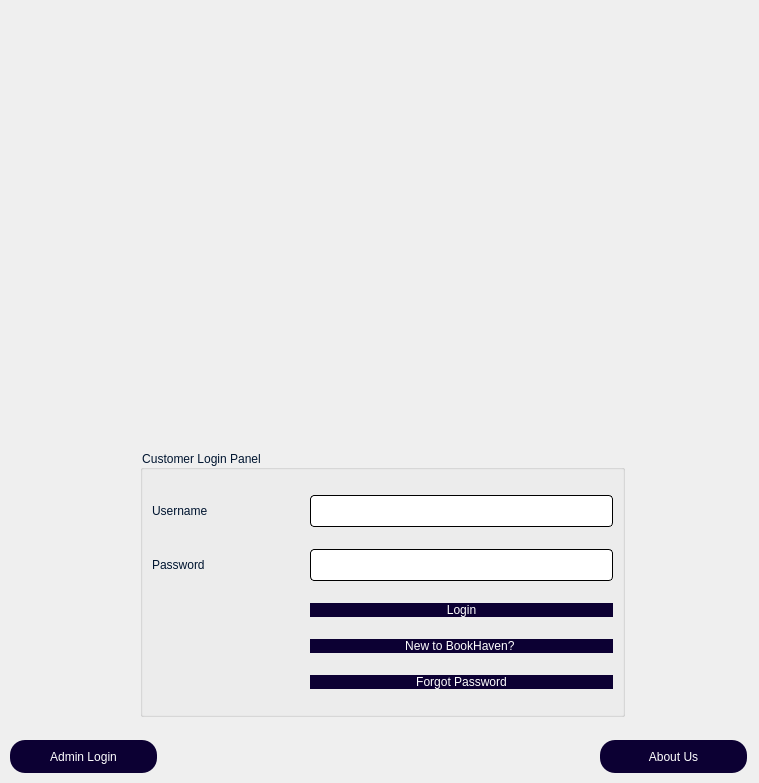
<?xml version="1.0" encoding="UTF-8"?>
<ui version="4.0">
 <class>customer_login</class>
 <widget class="QDialog" name="customer_login">
  <property name="geometry">
   <rect>
    <x>0</x>
    <y>0</y>
    <width>759</width>
    <height>783</height>
   </rect>
  </property>
  <property name="windowTitle">
   <string>Dialog</string>
  </property>
  <widget class="QWidget" name="layoutWidget">
   <property name="geometry">
    <rect>
     <x>130</x>
     <y>0</y>
     <width>541</width>
     <height>441</height>
    </rect>
   </property>
   <layout class="QHBoxLayout" name="horizontalLayout_2">
    <item>
     <spacer name="horizontalSpacer_3">
      <property name="orientation">
       <enum>Qt::Horizontal</enum>
      </property>
      <property name="sizeHint" stdset="0">
       <size>
        <width>138</width>
        <height>20</height>
       </size>
      </property>
     </spacer>
    </item>
    <item>
     <widget class="QLabel" name="label_5">
      <property name="text">
       <string/>
      </property>
      <property name="pixmap">
       <pixmap resource="icons.qrc">:/login-book.png</pixmap>
      </property>
     </widget>
    </item>
    <item>
     <spacer name="horizontalSpacer_4">
      <property name="orientation">
       <enum>Qt::Horizontal</enum>
      </property>
      <property name="sizeHint" stdset="0">
       <size>
        <width>128</width>
        <height>20</height>
       </size>
      </property>
     </spacer>
    </item>
   </layout>
  </widget>
  <widget class="QGroupBox" name="loginGroup">
   <property name="geometry">
    <rect>
     <x>140</x>
     <y>450</y>
     <width>485</width>
     <height>267</height>
    </rect>
   </property>
   <property name="styleSheet">
    <string notr="true">font: 700 20pt &quot;Yu Gothic&quot;;
border-color: rgb(196, 178, 255);
border-color: rgb(170, 0, 255);
color: rgb(0, 21, 48);</string>
   </property>
   <property name="title">
    <string>Customer Login Panel</string>
   </property>
   <layout class="QGridLayout" name="gridLayout_2">
    <item row="1" column="0">
     <widget class="QLabel" name="label_6">
      <property name="styleSheet">
       <string notr="true">font: 700 20pt &quot;Lato&quot;;</string>
      </property>
      <property name="text">
       <string>Password</string>
      </property>
     </widget>
    </item>
    <item row="0" column="0">
     <widget class="QLabel" name="label_7">
      <property name="styleSheet">
       <string notr="true">font: 700 20pt &quot;Lato&quot;;</string>
      </property>
      <property name="text">
       <string>Username</string>
      </property>
     </widget>
    </item>
    <item row="1" column="1" colspan="2">
     <widget class="QLineEdit" name="password_customer">
      <property name="styleSheet">
       <string notr="true">QLineEdit{
	background-color: rgb(255, 255, 255);
	 border: 1px  solid;
     border-radius: 4px;
	font:24px
}</string>
      </property>
      <property name="echoMode">
       <enum>QLineEdit::Password</enum>
      </property>
     </widget>
    </item>
    <item row="0" column="1" colspan="2">
     <widget class="QLineEdit" name="username_customer">
      <property name="styleSheet">
       <string notr="true">QLineEdit{
	background-color: rgb(255, 255, 255);
	 border: 1px  solid;
     border-radius: 4px;
	font: 24px
}</string>
      </property>
     </widget>
    </item>
    <item row="4" column="1" colspan="2">
     <widget class="QPushButton" name="forgetPasswdBtn_customer">
      <property name="focusPolicy">
       <enum>Qt::ClickFocus</enum>
      </property>
      <property name="styleSheet">
       <string notr="true">QPushButton{
border-radius:15px;
padding : 0 4px;
background: #0c0033;
border -radius:10px;
color: rgb(255, 255, 255);
font: 13pt &quot;Lato&quot;;
}
QPushButton:hover:!pressed
{

background:#ababab;
}
QToolButton
{

border-radius:10px;
bacground:red;
color:red;
}

QPushButton:pressed
{
              font-size: 19px;
              transition: 0.9s; 
}</string>
      </property>
      <property name="text">
       <string>Forgot Password</string>
      </property>
     </widget>
    </item>
    <item row="2" column="1" colspan="2">
     <widget class="QPushButton" name="loginButton_customer">
      <property name="mouseTracking">
       <bool>true</bool>
      </property>
      <property name="styleSheet">
       <string notr="true">QPushButton{
border-radius:15px;
padding : 0 4px;
background: #0c0033;
border -radius:10px;
color: rgb(255, 255, 255);
font: 13pt &quot;Lato&quot;;
}
QPushButton:hover:!pressed
{

background:#ababab;
}
QToolButton
{

border-radius:10px;
bacground:red;
color:red;
}

QPushButton:pressed
{
              font-size: 19px;
              transition: 0.9s; 
}</string>
      </property>
      <property name="text">
       <string>Login</string>
      </property>
      <property name="autoDefault">
       <bool>true</bool>
      </property>
      <property name="default">
       <bool>false</bool>
      </property>
     </widget>
    </item>
    <item row="3" column="1" colspan="2">
     <widget class="QPushButton" name="signUpButton_customer">
      <property name="styleSheet">
       <string notr="true">QPushButton{
border-radius:15px;
padding : 0 4px;
background: #0c0033;
border -radius:10px;
color: rgb(255, 255, 255);
font: 13pt &quot;Lato&quot;;
}
QPushButton:hover:!pressed
{

background:#ababab;
}
QToolButton
{

border-radius:10px;
bacground:red;
color:red;
}

QPushButton:pressed
{
              font-size: 19px;
              transition: 0.9s; 
}</string>
      </property>
      <property name="text">
       <string>New to BookHaven? </string>
      </property>
     </widget>
    </item>
   </layout>
  </widget>
  <widget class="QPushButton" name="button_customer_to_admin">
   <property name="geometry">
    <rect>
     <x>10</x>
     <y>740</y>
     <width>147</width>
     <height>33</height>
    </rect>
   </property>
   <property name="mouseTracking">
    <bool>true</bool>
   </property>
   <property name="styleSheet">
    <string notr="true">QPushButton{
border-radius:15px;
padding : 0 4px;
background: #0c0033;
border -radius:10px;
color: rgb(255, 255, 255);
font: 12pt &quot;Lato&quot;;
}
QPushButton:hover:!pressed
{

background:#ababab;
}
QToolButton
{

border-radius:10px;
bacground:red;
color:red;
}

QPushButton:pressed
{
              font-size: 19px;
              transition: 0.9s; 
}</string>
   </property>
   <property name="text">
    <string>Admin Login</string>
   </property>
   <property name="autoDefault">
    <bool>true</bool>
   </property>
   <property name="default">
    <bool>false</bool>
   </property>
  </widget>
  <widget class="QPushButton" name="button_customer_to_admin_2">
   <property name="geometry">
    <rect>
     <x>600</x>
     <y>740</y>
     <width>147</width>
     <height>33</height>
    </rect>
   </property>
   <property name="mouseTracking">
    <bool>true</bool>
   </property>
   <property name="styleSheet">
    <string notr="true">QPushButton{
border-radius:15px;
padding : 0 4px;
background: #0c0033;
border -radius:10px;
color: rgb(255, 255, 255);
font: 12pt &quot;Lato&quot;;
}
QPushButton:hover:!pressed
{

background:#ababab;
}
QToolButton
{

border-radius:10px;
bacground:red;
color:red;
}

QPushButton:pressed
{
              font-size: 19px;
              transition: 0.9s; 
}</string>
   </property>
   <property name="text">
    <string>About Us</string>
   </property>
   <property name="autoDefault">
    <bool>true</bool>
   </property>
   <property name="default">
    <bool>false</bool>
   </property>
  </widget>
 </widget>
 <resources>
  <include location="icons.qrc"/>
 </resources>
 <connections/>
</ui>
